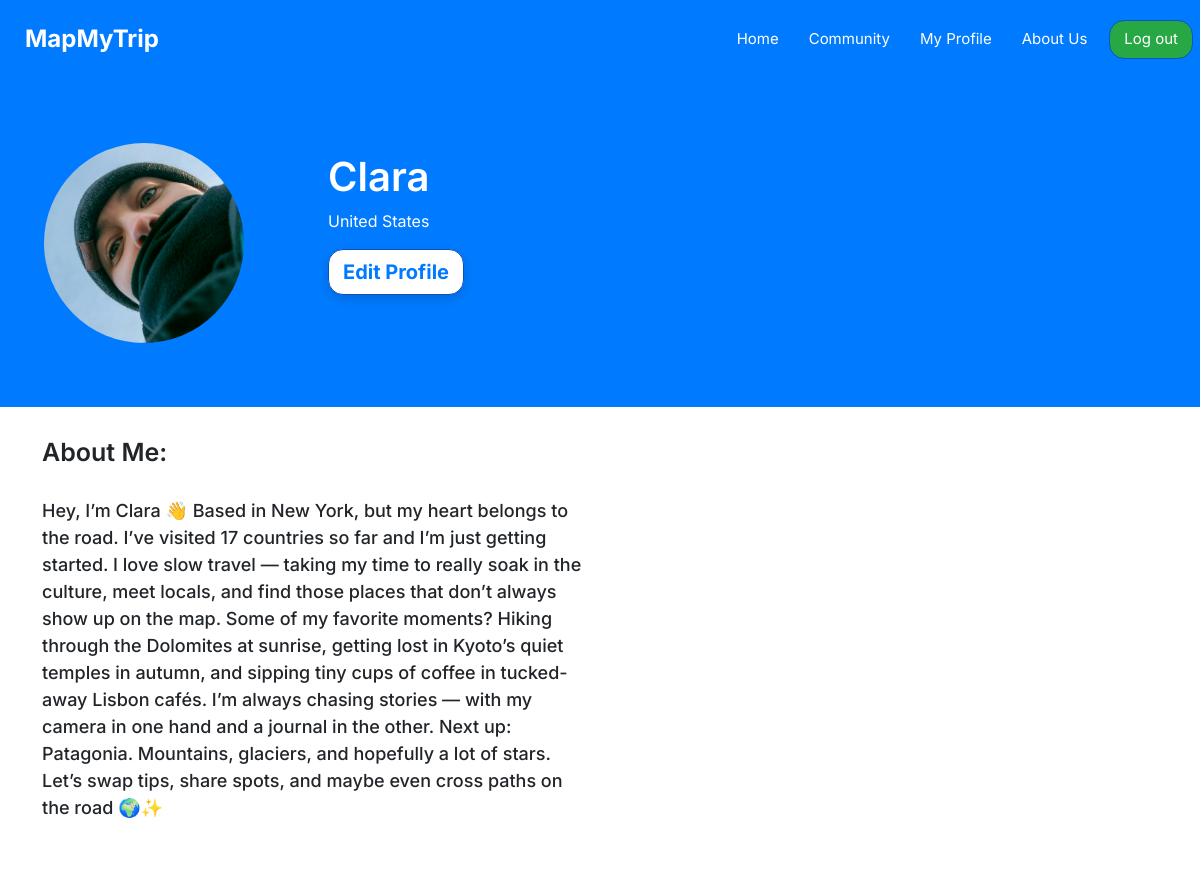
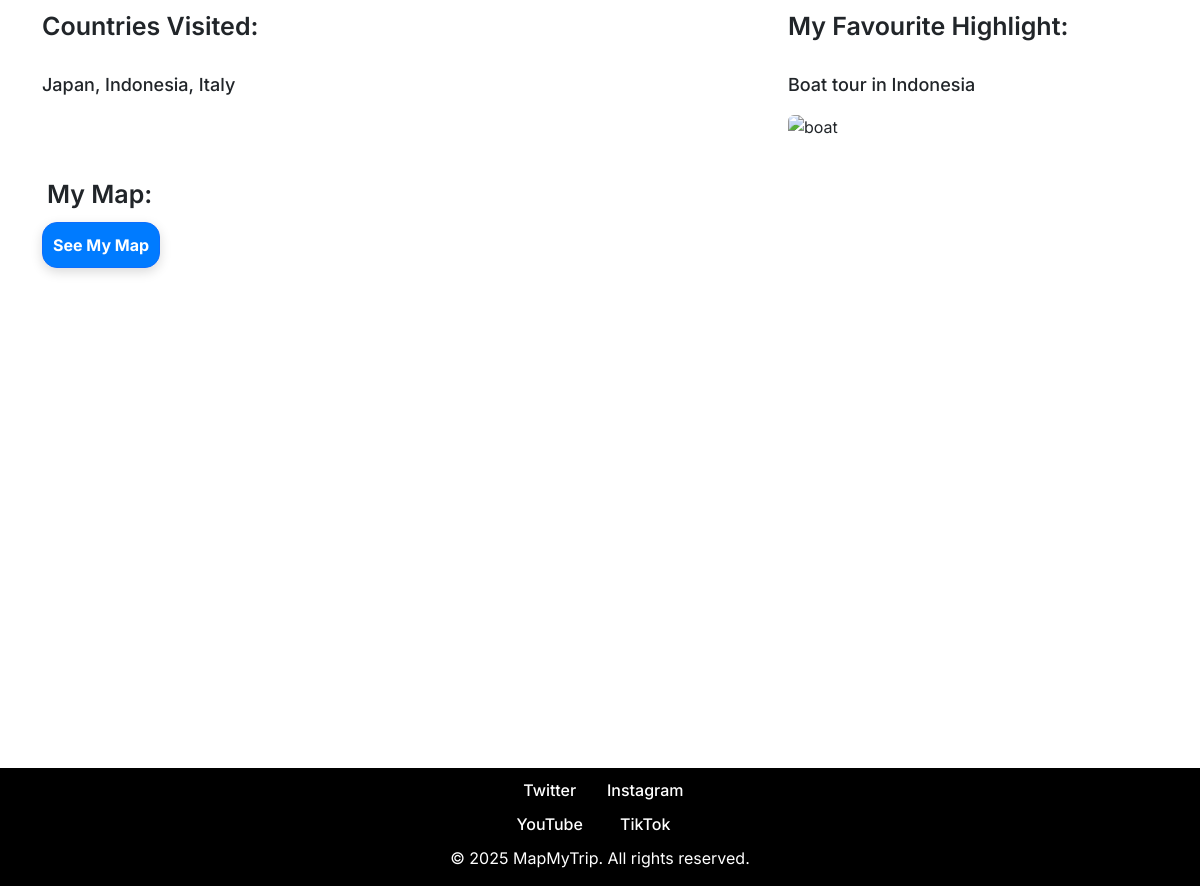
The page /profile-page/ on the database its author committed (2 pictures, top to bottom).
### map/models.py (models this page shows)
class Profile(models.Model): # Will be replaced with django's user model, serves no purpose now
    name = models.CharField(max_length=15)
    bio = models.CharField(max_length=2000)
    location = models.CharField(max_length=15)
    countries = models.CharField(max_length=50)
    email = models.EmailField(max_length=50)
    password = models.CharField(max_length=50)
    favorite_memory = models.CharField(max_length=50)

### map/views.py (the view)
# urls.py: path('profile-page/', views.profile, name='profile'),
def profile(request):
    profile = models.Profile.objects.get(id=1)
    context = {
        'profile': profile,
    }
    return render(request, 'profile-page/profile.html',context)

### map/templates/profile-page/profile.html (shortened to what this page needs)
<!DOCTYPE html>
 <html>
 <head>
    <link href="https://cdn.jsdelivr.net/npm/bootstrap@5.3.5/dist/css/bootstrap.min.css" rel="stylesheet">
 </head>
 <body>
   <section id="nav-bar">
    <nav class="navbar sticky-top navbar-expand-lg navbar-dark">
        <a class="navbar-brand mb-0 h1" href="../">MapMyTrip</a>
        <div class="collapse navbar-collapse" id="navbarSupportedContent">
          <ul class="navbar-nav ms-auto">
            <li class="nav-item">
              <a class="nav-link" href="../">Home </a>
            </li>
            <li class="nav-item">
              <a class="nav-link" href="#">Community</a>
            </li>
            <li class="nav-item">
              <a class="nav-link" href="/">My Profile</a>
            </li>
            <li class="nav-item">
                <a class="nav-link" href="#">About Us</a>
            </li>
            <li class="nav-item">
                <a href="#" class="btn sign-up btn-primary btn-lg active" role="button" aria-pressed="true">Log out</a>
            </li>
          </ul>
        </div>
      </nav>
    </section>
<section id="banner">
    <div class="container">
        <div class="row">
            <div class="col-12 col-sm-6 col-md-4 col-lg-3">
                <img src="images\profile.jpg" alt="Profile" width="200" height="150">
            </div>
            <div class="col-12 col-sm-6 col-md-4 col-lg-3 user-name">
                <h1 class="user-name">{{ profile.name }}</h1>
                <p> {{ profile.location }}</p>
                <a href="#" class="btn edit-profile btn-primary btn-lg active" role="button" aria-pressed="true">Edit Profile</a>
            </div>
        </div>
    </div>
</section>
<section id="description">
<div class="container">
    <div class="row">
        <div class="col-12 col-md-6 about-me-col">
            <h4 class="description-titles">About Me:</h4>
            <p>{{ profile.bio }}</p>
        </div>
        <div class="row">
            <div class="col-12 col-md-6 about-me-col">
                <h4 class="description-titles">Countries Visited:</h4>
                <p>{{ profile.countries }}</p>
            </div>
        <div class="col-12 col-md-6 memory">
            <h4>My Favourite Highlight:</h4>
            <p>{{ profile.favorite_memory }}</p>
            <img src="images\memory.jpg" alt="boat" class="img-fluid rounded">
        </div>
    </div>
</div>
</section>
<section id="map">
    <div class="container">
        <div class="row">
            <div class="col-12 col-sm-6 col-md-4 col-lg-3 map-col">
                <h4 class="my-map">My Map:</h4>
                <div class="btn see-my-map btn-primary"><a href="world.html" class="nav-link">See My Map</a></div>
            </div>
        </div>
    </div>
</section>
<section id="footer">
    <div class="container">
        <div class="row justify-content-center">
            <div class="col-auto text-center">
                <a href="">Twitter</a>
                <a href="">YouTube</a>
            </div>
            <div class="col-auto text-center">
                <a href="">Instagram</a>
                <a href="">TikTok</a>
            </div>
            <p class="copyright">© 2025 MapMyTrip. All rights reserved.</p>
        </div>
    </div>
</section>

### map/templates/profile-page/profile.html (style rules this page uses)
body { font-family: 'Inter', sans-serif; margin: 0; }
#nav-bar { position: sticky; top: 0; z-index: 10; }
.navbar { padding: 0 !important; background-color: #007BFF; }
.navbar-nav li { color: white; display: flex; justify-content: space-between; align-items: center; padding: 3px 7px; font-size: 15px; }
.navbar-nav li a { color: white !important; font-weight: 300px; float: right; text-align: left; }
.navbar-brand { font-size: 24px; font-weight: bold; padding: 25px; }
.sign-up { font-size: 15px; padding: 3px 7px; border-radius: 15px; }
.sign-up.btn-lg { padding: 7px 14px !important; background-color: #28A745; }
#banner { background-color: #007BFF; color: white; padding: 4rem 2rem; text-align: start; }
#banner img { width: 200px; height: 200px; border-radius: 100px; object-fit: cover; }
.user-name h1 { font-size: 40px; font-weight: 600; margin-top: 10px; }
.edit-profile.btn-lg { padding: 7px 14px !important; background-color: white; color: #007BFF; text-decoration: none; font-weight: bold; border-radius: 15px; box-shadow: 0 4px 12px rgba(0, 0, 0, 0.15); overflow: hidden; transition: transform 0.2s ease-in-out; }
#description p { font-size: 18px; font-weight: 500; padding: -5px; margin-top: 30px; }
h4 { font-size: 25px; font-weight: 600; padding: -5px; margin-top: 30px; }
.about-me-col { padding-bottom: 30px; }
.memory { padding-left: 200px; }
.memory img { width: 100%; height: auto; border-radius: 10px; object-fit: cover; }
.see-my-map { padding: 10px 10px !important; background-color:#007BFF; color: white; text-decoration: none; font-weight: bold; border-radius: 15px; box-shadow: 0 4px 12px rgba(0, 0, 0, 0.15); overflow: hidden; transition: background-color 0s ease, color 0s ease, transform 0s ease-in-out; }
.my-map { padding: 5px 5px; }
.map-col { padding-bottom: 500px; }
#footer { text-align: center; background-color: black; }
#footer a { color: white; display: block; margin: 10px 0; text-decoration: none; font-weight: 500; }
.copyright { color: #fff; }

### rows shown on the page
Profile: name "Clara", location "United States", bio "Hey, I’m Clara 👋 Based in New York, but my heart belongs to the road. I’ve visited 17 countries so far and I’m just getting started. I love slow travel — taking my time to really soak in the culture, meet locals, and find those places that don’t always show up on the map. Some of my favorite moments? Hiking through the Dolomites at sunrise, getting lost in Kyoto’s quiet temples in autumn, and sipping tiny cups of coffee in tucked-away Lisbon cafés. I’m always chasing stories — with my camera in one hand and a journal in the other. Next up: Patagonia. Mountains, glaciers, and hopefully a lot of stars. Let’s swap tips, share spots, and maybe even cross paths on the road 🌍✨", countries "Japan, Indonesia, Italy", favorite_memory "Boat tour in Indonesia"
